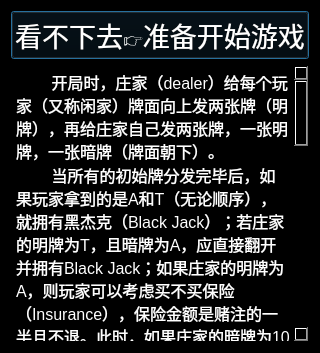
<?xml version="1.0" encoding="UTF-8"?>
<ui version="4.0">
 <class>Rule</class>
 <widget class="QDialog" name="Rule">
  <property name="geometry">
   <rect>
    <x>0</x>
    <y>0</y>
    <width>248</width>
    <height>353</height>
   </rect>
  </property>
  <property name="windowTitle">
   <string>游戏规则</string>
  </property>
  <property name="styleSheet">
   <string notr="true">background-color: rgb(0, 0, 0);</string>
  </property>
  <layout class="QGridLayout" name="gridLayout">
   <item row="0" column="0">
    <layout class="QVBoxLayout" name="verticalLayout">
     <item>
      <widget class="QPushButton" name="pushButton">
       <property name="font">
        <font>
         <pointsize>20</pointsize>
        </font>
       </property>
       <property name="cursor">
        <cursorShape>PointingHandCursor</cursorShape>
       </property>
       <property name="styleSheet">
        <string notr="true">color: rgb(255, 255, 255);</string>
       </property>
       <property name="text">
        <string>看不下去👉准备开始游戏</string>
       </property>
      </widget>
     </item>
     <item>
      <widget class="QPlainTextEdit" name="plainTextEdit">
       <property name="font">
        <font>
         <pointsize>12</pointsize>
        </font>
       </property>
       <property name="styleSheet">
        <string notr="true">color: rgb(255, 255, 255);</string>
       </property>
       <property name="plainText">
        <string>        开局时，庄家（dealer）给每个玩家（又称闲家）牌面向上发两张牌（明牌），再给庄家自己发两张牌，一张明牌，一张暗牌（牌面朝下）。
        当所有的初始牌分发完毕后，如果玩家拿到的是A和T（无论顺序），就拥有黑杰克（Black Jack）；若庄家的明牌为T，且暗牌为A，应直接翻开并拥有Black Jack；如果庄家的明牌为A，则玩家可以考虑买不买保险（Insurance），保险金额是赌注的一半且不退。此时，如果庄家的暗牌为10点牌（构成Black Jack），那么翻开此牌，购买保险的玩家得到1倍赌注；如果庄家没有Black Jack则保持暗牌，玩家继续游戏。若玩家为Black Jack且庄家为其他，玩家赢得1.5倍（或2倍，1赔2时）赌注；若庄家为Black Jack且玩家为其他，庄家赢得赌注；若庄家和玩家均为Black Jack，平局，玩家拿回自己的赌注。
        接下来是正常的拿牌流程：首名非黑杰克玩家选择拿牌（Hit）、停牌（Stand）、加倍（Double）、分牌（Split，两牌相同时）或投降（Surrender，庄家赢得一半赌注）；若选择拿牌，则后续只能选择拿牌或停牌。在发牌的过程中，如果玩家的牌点数的和超过21，玩家就输了——叫爆掉（Bust），庄家赢得赌注（无论庄家之后的点数是多少）。假如玩家没爆掉，又决定不再要牌了（停牌，或因加倍、投降而终止），则轮到下一名非黑杰克玩家选择。
        当所有玩家停止拿牌后，庄家翻开暗牌，并持续拿牌直至点数不小于17（若有A，按最大而尽量不爆计算）。假如庄家爆掉了，那他就输了，玩家赢得1倍赌注；否则那么比点数大小，大为赢。点数相同为平局，玩家拿回自己的赌注。</string>
       </property>
      </widget>
     </item>
    </layout>
   </item>
  </layout>
 </widget>
 <resources/>
 <connections/>
</ui>
